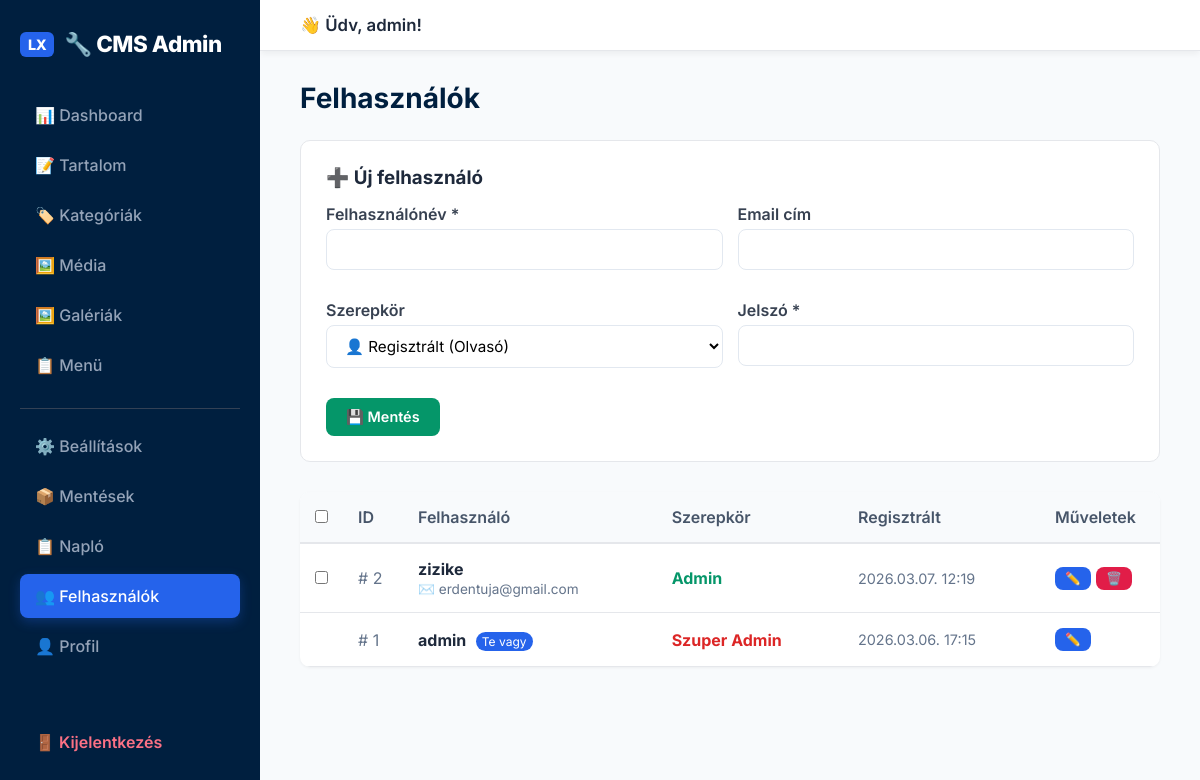
The page /admin/users.php (signed in) on the database its author committed.
### tables this page shows
CREATE TABLE `users` (
  `id` int(11) NOT NULL AUTO_INCREMENT,
  `username` varchar(50) DEFAULT NULL,
  `email` varchar(255) DEFAULT NULL,
  `password_hash` varchar(255) DEFAULT NULL,
  `role` varchar(20) DEFAULT 'admin',
  `created_at` timestamp NOT NULL DEFAULT current_timestamp(),
  PRIMARY KEY (`id`),
  UNIQUE KEY `username` (`username`)
);

### admin/users.php (the view, shortened to what this page needs)
<?php
require_once '../config.php';
require_once 'layout.php';
$editUser = null;
try {
    $users = $db->query('SELECT id, username, email, role, created_at FROM users ORDER BY created_at DESC')->fetchAll();
} catch (PDOException $e) {
    try {
        $users = $db->query('SELECT id, username, NULL as email, role, created_at FROM users ORDER BY created_at DESC')->fetchAll();
    } catch (PDOException $e2) {
        $users = $db->query('SELECT id, username, NULL as email, role, NULL as created_at FROM users ORDER BY id DESC')->fetchAll();
    }
}
?>
<div style="background: #fff; padding: 25px; border-radius: 10px; border: 1px solid #e5e7eb; margin-bottom: 30px;">
    <h3 style="margin-bottom: 15px;">
        <?php echo $editUser ? '✏️ Felhasználó szerkesztése' : '➕ Új felhasználó'; ?>
    </h3>
    <form method="post">
        <div style="display: grid; grid-template-columns: 1fr 1fr; gap: 15px; margin-bottom: 15px;">
            <div class="form-group">
                <label>Felhasználónév *</label>
                <input type="text" name="username" value="<?php echo htmlspecialchars($editUser['username'] ?? ''); ?>"
                    required style="width: 100%;">
            </div>
            <div class="form-group">
                <label>Email cím</label>
                <input type="email" name="email" value="<?php echo htmlspecialchars($editUser['email'] ?? ''); ?>"
                    style="width: 100%;">
            </div>
        </div>
        <div style="display: grid; grid-template-columns: 1fr 1fr; gap: 15px; margin-bottom: 15px;">
            <div class="form-group">
                <label>Szerepkör</label>
                <select name="role" style="width: 100%;">
                    <?php
                    $roleList = [
                        'super_admin' => '👑 Szuper Admin',
                        'admin' => '📝 Admin (Tartalom szerkesztő)',
                        'registered' => '👤 Regisztrált (Olvasó)'
                    ];
                    $currentRole = $editUser['role'] ?? 'registered';
                    foreach ($roleList as $val => $label) {
                        $sel = ($val === $currentRole) ? 'selected' : '';
                        echo "<option value=\"$val\" $sel>$label</option>";
                    }
                    ?>
                </select>
            </div>
            <div class="form-group">
                <label>
                    <?php echo $editUser ? 'Új Jelszó (Hagyd üresen, ha nem változik)' : 'Jelszó *'; ?>
                </label>
                <input type="password" name="password" style="width: 100%;" <?php echo $editUser ? '' : 'required'; ?>>
            </div>
        </div>
        <div style="display: flex; gap: 10px;">
            <button type="submit" name="save" class="btn btn-success">💾 Mentés</button>
        </div>
    </form>
</div>
<form method="post" id="bulk-form">
    <table
        style="width: 100%; border-collapse: collapse; background: #fff; border-radius: 10px; overflow: hidden; box-shadow: 0 1px 3px rgba(0,0,0,0.05);">
        <thead style="background: #f8fafc; border-bottom: 2px solid #e5e7eb; text-align: left;">
            <tr>
                <th style="padding: 15px; width: 40px;"><input type="checkbox" id="select-all" style="cursor: pointer;">
                </th>
                <th style="padding: 15px; width: 60px;">ID</th>
                <th style="padding: 15px;">Felhasználó</th>
                <th style="padding: 15px;">Szerepkör</th>
                <th style="padding: 15px;">Regisztrált</th>
                <th style="padding: 15px; width: 120px;">Műveletek</th>
            </tr>
        </thead>
        <tbody>
            <?php foreach ($users as $u): ?>
                <tr style="border-bottom: 1px solid #f1f5f9;">
                    <td style="padding: 15px;">
                        <?php if ((int) $u['id'] !== (int) $_SESSION['admin_id']): ?>
                            <input type="checkbox" name="bulk_ids[]" value="<?php echo $u['id']; ?>" class="user-checkbox"
                                onclick="event.stopPropagation(); updateBulkBar();" style="cursor: pointer;">
                        <?php endif; ?>
                    </td>
                    <td style="padding: 15px; color: #64748b;">#
                        <?php echo $u['id']; ?>
                    </td>
                    <td style="padding: 15px;">
                        <div>
                            <strong><?php echo htmlspecialchars($u['username']); ?></strong>
                            <?php if ((int) $u['id'] === (int) $_SESSION['admin_id']): ?>
                                <span
                                    style="font-size: 0.75rem; background: #2563eb; color: #fff; padding: 2px 6px; border-radius: 10px; margin-left: 5px;">Te
                                    vagy</span>
                            <?php endif; ?>
                        </div>
                        <?php if (!empty($u['email'])): ?>
                            <div style="font-size: 0.85rem; color: #64748b; margin-top: 2px;">
                                ✉️ <?php echo htmlspecialchars($u['email']); ?>
                            </div>
                        <?php endif; ?>
                    </td>
                    <td style="padding: 15px;">
                        <?php
                        if ($u['role'] === 'super_admin')
                            echo '<span style="color:#dc2626; font-weight:bold;">Szuper Admin</span>';
                        elseif ($u['role'] === 'admin')
                            echo '<span style="color:#059669; font-weight:bold;">Admin</span>';
                        else
                            echo '<span style="color:#64748b;">Regisztrált</span>';
                        ?>
                    </td>
                    <td style="padding: 15px; color: #64748b; font-size: 0.9rem;">
                        <?php echo date('Y.m.d. H:i', strtotime($u['created_at'] ?? 'now')); ?>
                    </td>
                    <td style="padding: 15px;">
                        <div style="display: flex; gap: 5px;">
                            <a href="users.php?edit=<?php echo $u['id']; ?>" class="btn"
                                style="padding: 4px 10px; font-size: 0.8rem; text-decoration: none;">✏️</a>
                            <?php if ((int) $u['id'] !== (int) $_SESSION['admin_id']): ?>
                                <form method="post" style="display: inline;"
                                    onsubmit="return confirm('Biztosan törlöd ezt a felhasználót?');">
                                    <button type="submit" class="btn btn-danger"
                                        style="padding: 4px 10px; font-size: 0.8rem;">🗑️</button>
                                </form>
                            <?php endif; ?>
                        </div>
                    </td>
                </tr>
            <?php endforeach; ?>
        </tbody>
    </table>
</form>

### admin/layout.php (style rules this page uses)
* { box-sizing: border-box; margin: 0; padding: 0; }
body { display: flex; font-family: 'Inter', system-ui, -apple-system, sans-serif; background: #f1f5f9; height: 100vh; overflow: hidden; color: #1e293b; }
input[type="text"], input[type="password"], input[type="url"], input[type="email"], input[type="number"], textarea, select { width: 100%; padding: 10px 14px; border: 1px solid #e2e8f0; border-radius: 8px; font-size: 0.95rem; font-family: inherit; background: #fff; transition: border-color 0.2s, box-shadow 0.2s; }
.btn { display: inline-flex; align-items: center; justify-content: center; gap: 8px; padding: 10px 20px; background: #2563eb; color: #fff; border: none; border-radius: 8px; cursor: pointer; font-size: 0.9rem; font-weight: 600; font-family: inherit; transition: all 0.2s; text-decoration: none; }
.btn-danger { background: #e11d48; }
.btn-success { background: #059669; }
table { width: 100%; border-collapse: collapse; margin-top: 15px; }
th, td { padding: 10px 14px; text-align: left; border-bottom: 1px solid #e5e7eb; }
th { background: #f8fafc; font-weight: 600; color: #475569; }
.form-group { margin-bottom: 15px; }
.form-group label { display: block; margin-bottom: 5px; font-weight: 600; color: #374151; }

### rows shown on the page
users: id "2", username "zizike", email "erdentuja@gmail.com", role "Admin", created_at "2026.03.07. 12:19"
users: id "1", username "admin", shows "Te vagy", role "Szuper Admin", created_at "2026.03.06. 17:15"

### other values the page prints
$_SESSION['admin_user'] "admin"
$pageTitle "Felhasználók"
form field role "👤 Regisztrált (Olvasó)"
